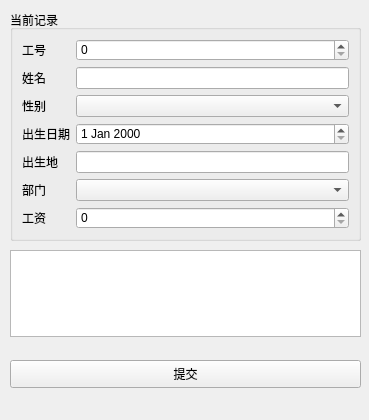
<?xml version="1.0" encoding="UTF-8"?>
<ui version="4.0">
 <class>editForm</class>
 <widget class="QWidget" name="editForm">
  <property name="geometry">
   <rect>
    <x>0</x>
    <y>0</y>
    <width>369</width>
    <height>420</height>
   </rect>
  </property>
  <property name="windowTitle">
   <string>Form</string>
  </property>
  <widget class="QGroupBox" name="groupBox_4">
   <property name="geometry">
    <rect>
     <x>10</x>
     <y>10</y>
     <width>351</width>
     <height>231</height>
    </rect>
   </property>
   <property name="title">
    <string>当前记录</string>
   </property>
   <layout class="QGridLayout" name="gridLayout">
    <item row="0" column="0">
     <layout class="QHBoxLayout" name="horizontalLayout_3">
      <item>
       <widget class="QLabel" name="label_2">
        <property name="sizePolicy">
         <sizepolicy hsizetype="Preferred" vsizetype="Preferred">
          <horstretch>0</horstretch>
          <verstretch>0</verstretch>
         </sizepolicy>
        </property>
        <property name="text">
         <string>工号</string>
        </property>
       </widget>
      </item>
     </layout>
    </item>
    <item row="0" column="1">
     <widget class="QSpinBox" name="spinBox_id">
      <property name="maximum">
       <number>1000000</number>
      </property>
     </widget>
    </item>
    <item row="1" column="0">
     <layout class="QHBoxLayout" name="horizontalLayout_4">
      <item>
       <widget class="QLabel" name="label_3">
        <property name="sizePolicy">
         <sizepolicy hsizetype="Preferred" vsizetype="Preferred">
          <horstretch>7</horstretch>
          <verstretch>0</verstretch>
         </sizepolicy>
        </property>
        <property name="text">
         <string>姓名</string>
        </property>
       </widget>
      </item>
     </layout>
    </item>
    <item row="1" column="1">
     <widget class="QLineEdit" name="lineEdit_name"/>
    </item>
    <item row="2" column="0">
     <layout class="QHBoxLayout" name="horizontalLayout_5">
      <item>
       <widget class="QLabel" name="label_4">
        <property name="text">
         <string>性别</string>
        </property>
       </widget>
      </item>
     </layout>
    </item>
    <item row="2" column="1">
     <widget class="QComboBox" name="comboBox_sex"/>
    </item>
    <item row="3" column="0">
     <layout class="QHBoxLayout" name="horizontalLayout_6">
      <item>
       <widget class="QLabel" name="label_5">
        <property name="text">
         <string>出生日期</string>
        </property>
       </widget>
      </item>
     </layout>
    </item>
    <item row="3" column="1">
     <widget class="QDateEdit" name="dateEdit_birthdata"/>
    </item>
    <item row="4" column="0">
     <layout class="QHBoxLayout" name="horizontalLayout_7">
      <item>
       <widget class="QLabel" name="label_6">
        <property name="text">
         <string>出生地</string>
        </property>
       </widget>
      </item>
     </layout>
    </item>
    <item row="5" column="0">
     <layout class="QHBoxLayout" name="horizontalLayout_8">
      <item>
       <widget class="QLabel" name="label_7">
        <property name="text">
         <string>部门</string>
        </property>
       </widget>
      </item>
     </layout>
    </item>
    <item row="5" column="1">
     <widget class="QComboBox" name="comboBox_part"/>
    </item>
    <item row="6" column="0">
     <layout class="QHBoxLayout" name="horizontalLayout_9">
      <item>
       <widget class="QLabel" name="label_8">
        <property name="text">
         <string>工资</string>
        </property>
       </widget>
      </item>
     </layout>
    </item>
    <item row="6" column="1">
     <widget class="QSpinBox" name="spinBox_money">
      <property name="maximum">
       <number>100000</number>
      </property>
     </widget>
    </item>
    <item row="4" column="1">
     <widget class="QLineEdit" name="lineEdit_part"/>
    </item>
   </layout>
  </widget>
  <widget class="QPlainTextEdit" name="plainTextEdit">
   <property name="geometry">
    <rect>
     <x>10</x>
     <y>250</y>
     <width>351</width>
     <height>87</height>
    </rect>
   </property>
  </widget>
  <widget class="QPushButton" name="pushButton_submmit">
   <property name="geometry">
    <rect>
     <x>10</x>
     <y>360</y>
     <width>351</width>
     <height>28</height>
    </rect>
   </property>
   <property name="text">
    <string>提交</string>
   </property>
  </widget>
 </widget>
 <resources/>
 <connections/>
</ui>
